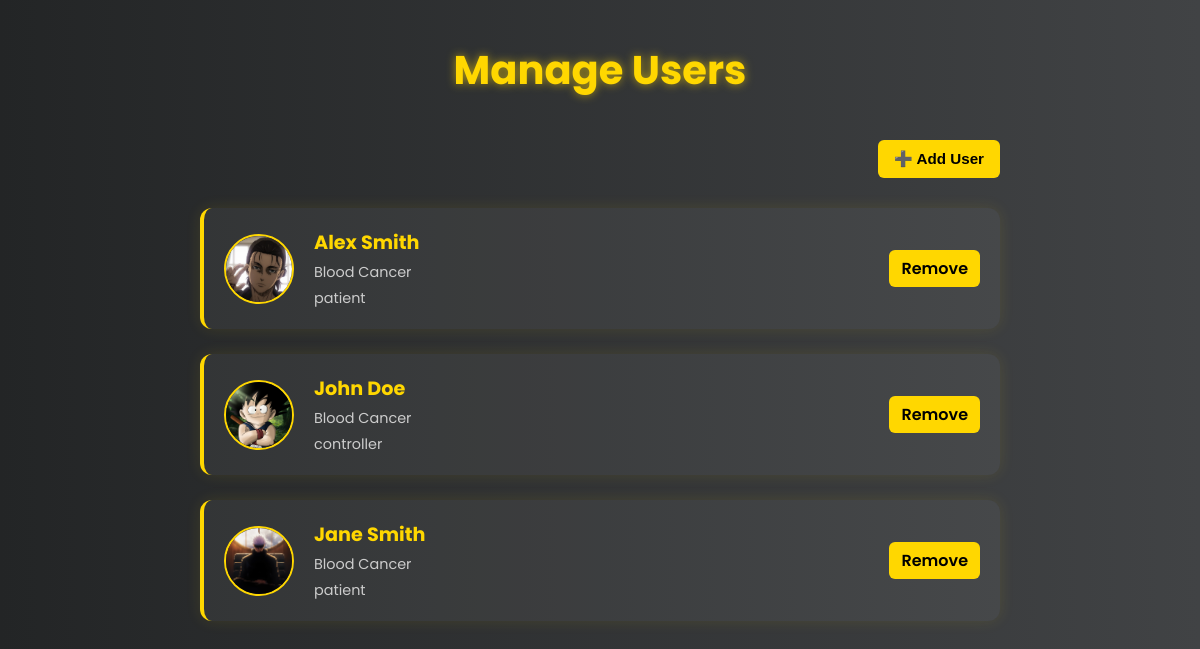
The page /manageuser on the database its author committed.
### questionapp/models.py (models this page shows)
class User_Model(models.Model):
    LOGINID = models.ForeignKey(Login, on_delete=models.CASCADE, null=True, blank=True)
    abbreviation = models.CharField(max_length=100, null=True, blank=True)
    age = models.IntegerField(null=True, blank=True)
    gender = models.CharField(max_length=10, null=True, blank=True)
    cancer_type = models.CharField(max_length=100, null=True, blank=True)
    cancer_stage = models.CharField(max_length=100, null=True, blank=True)
    treatment = models.CharField(max_length=100, null=True, blank=True)
    profile = models.FileField(upload_to='user_profiles/', null=True, blank=True)

class Login(models.Model):
    username = models.CharField(max_length=100, blank=True, null=True)
    password = models.CharField(max_length=100, null=True, blank=True)
    usertype= models.CharField(max_length=100, null=True, blank=True)

### questionapp/views.py (the view)
# urls.py: path('manageuser', ManageuserView.as_view(), name='manageuser'),
class ManageuserView(View):
    def get(self, request):
        user = User_Model.objects.all()
        return render(request, 'manageuser.html', {'c': user})

### templates/manageuser.html (shortened to what this page needs)
<!DOCTYPE html>
<html lang="en">
<head>
</head>
<body>
  <h1>Manage Users</h1>
  <div style="max-width: 800px; margin: 0 auto 30px; display: flex; justify-content: flex-end;">
  <a href="/adduser">
    <button class="btn" style="padding: 10px 16px; font-size: 0.95rem;">➕ Add User</button>
  </a>
</div>
  <div class="user-container">
     {% for i in c %}
    <div class="user-card">
      <img src="{{i.profile.url}}" alt="User Profile" />
      <div class="user-info">
        <h3>{{i.abbreviation}}</h3>
        <p>{{i.cancer_type}}</p>
        <p>{{i.LOGINID.usertype}}</p>
      </div>
      <div class="actions">
        <a href="/removeuser/{{i.id}}" class="btn" onclick="return confirm('Are you sure you want to remove the user')">Remove</a>
      </div>
    </div>
{% endfor %}
</body>
</html>

### templates/manageuser.html (style rules this page uses)
* { margin: 0; padding: 0; box-sizing: border-box; }
body { font-family: 'Poppins', sans-serif; background: linear-gradient(to right, #232526, #414345); color: #fff; padding: 40px 20px; }
h1 { text-align: center; color: #FFD700; margin-bottom: 40px; font-size: 2.5rem; text-shadow: 0 0 10px rgba(255, 215, 0, 0.6); }
.user-container { display: flex; flex-direction: column; gap: 25px; max-width: 800px; margin: auto; }
.user-card { display: flex; align-items: center; background: rgba(255, 255, 255, 0.05); border-left: 4px solid #FFD700; border-radius: 12px; padding: 20px; box-shadow: 0 0 15px rgba(255, 215, 0, 0.1); }
.user-card img { width: 70px; height: 70px; border-radius: 50%; object-fit: cover; margin-right: 20px; border: 2px solid #FFD700; }
.user-info { flex-grow: 1; }
.user-info h3 { font-size: 1.2rem; color: #FFD700; }
.user-info p { font-size: 0.9rem; color: #ccc; margin-top: 5px; }
.actions { display: flex; gap: 10px; }
.btn { background-color: #FFD700; color: #000; padding: 6px 12px; border: none; border-radius: 6px; cursor: pointer; font-weight: 600; transition: background 0.3s; text-decoration: none; }

### rows shown on the page
User_Model: profile (picture), abbreviation "Alex Smith", cancer_type "Blood Cancer", LOGINID.usertype "patient"
User_Model: profile (picture), abbreviation "John Doe", cancer_type "Blood Cancer", LOGINID.usertype "controller"
User_Model: profile (picture), abbreviation "Jane Smith", cancer_type "Blood Cancer", LOGINID.usertype "patient"
